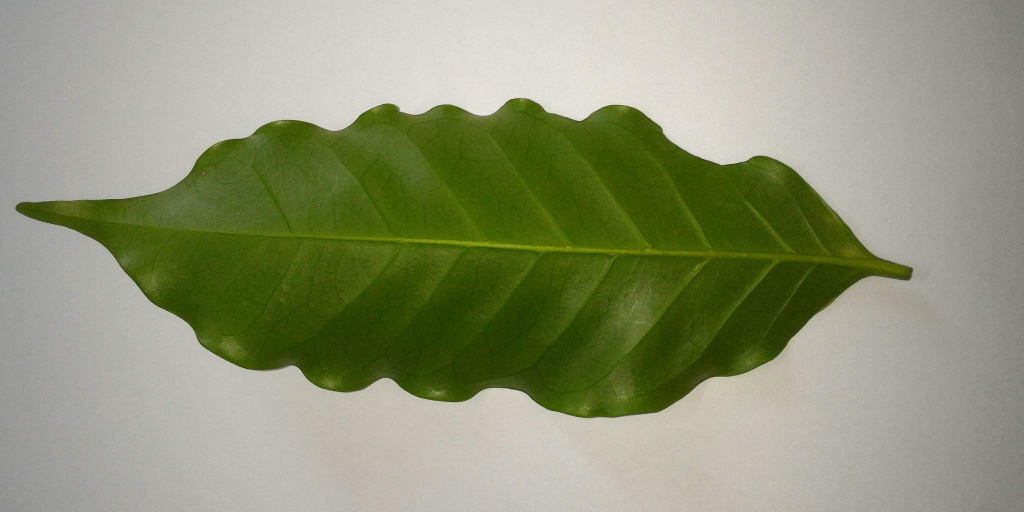
#> input picture app/ml/examples/ex_01.jpg, 2048 x 1024 px (shown at 1/2 size)
$ python sheet_gate.py ../../app/ml/examples/ex_01.jpg
#> lines starting #> are read from the running program, lines starting #| are printed output that depends on the picture; after the words box and inside, x2 and y2 are one past the last pixel; in counts of white or black regions, pixels touching at a corner belong together
"""Image-validity gate for the Jani capture protocol (one leaf flat on a plain page).

Reference implementation for the engine. Port it to TypeScript on a canvas of at most 256 px.
A photo passes only if:
  - at least 30% of pixels look like plain paper (bright, low saturation),
  - the leaf does not run off the frame (at most 15% of the outer 6% band is leaf),
  - the leaf covers at least 8% of the image.
Failing photos get a retake card ("lay the leaf flat on a plain page"), never a diagnosis.
The thresholds were set by the lead on Sat 3 Oct night, looking at the same images that
field_check.py scores. Treat its numbers as in-sample until fresh photos confirm them.
Same idea as the image-validity check in Wadhwani AI's CottonAce.
"""
import numpy as np
from PIL import Image

PAPER_MIN, EDGE_TOUCH_MAX, LEAF_MIN = 0.30, 0.15, 0.08


def gate(path_or_image):
#> called with path_or_image = '../../app/ml/examples/ex_01.jpg'
    im = path_or_image if isinstance(path_or_image, Image.Image) else Image.open(path_or_image)
#> im is the input picture: PIL image 2048x1024 RGB; mean R, G, B 142.8, 147.7, 118.4
    im = im.convert("RGB")
    im.thumbnail((256, 256))
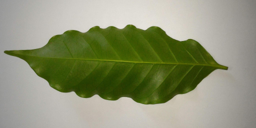
#> im: PIL image 256x128 RGB; mean R, G, B 142.8, 147.7, 118.4
    a = np.asarray(im).astype(np.float32) / 255.0
    mx, mn = a.max(2), a.min(2)
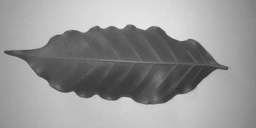
#> mx: shape (128, 256) float32; min 0.204, max 0.91, mean 0.587
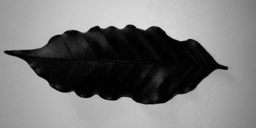
#> mn: shape (128, 256) float32; min 0, max 0.875, mean 0.464
    sat = (mx - mn) / (mx + 1e-6)
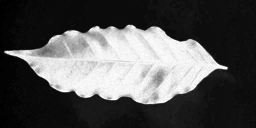
#> sat: shape (128, 256) float32; min 0, max 1, mean 0.329
    paper = (mx > 0.45) & (sat < 0.18)
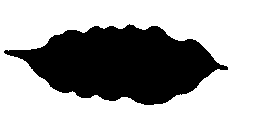
#> paper: shape (128, 256) bool; 66.1% white; 1 black region, box (x1, y1, x2, y2) and area: (4, 24, 228, 105) 11097
    leaf = (sat > 0.22) & (~paper)
#> leaf: shape (128, 256) bool; 33.7% white; 1 white region, box (x1, y1, x2, y2) and area: (4, 24, 228, 105) 11035
    h, w = leaf.shape
#> h = 128; w = 256
    b = max(2, int(0.06 * min(h, w)))
#> b = 7
    border = np.zeros((h, w), dtype=bool)
    border[:b], border[-b:], border[:, :b], border[:, -b:] = True, True, True, True
    paper_frac, touch, leaf_frac = float(paper.mean()), float(leaf[border].mean()), float(leaf.mean())
#> paper_frac = 0.661; touch = 0.00174; leaf_frac = 0.337
    ok = paper_frac >= PAPER_MIN and touch <= EDGE_TOUCH_MAX and leaf_frac >= LEAF_MIN
#> ok = True
    reason = None
    if not ok:
        reason = "no_page" if paper_frac < PAPER_MIN else ("leaf_cut_off" if touch > EDGE_TOUCH_MAX else "leaf_too_small")
    return {"ok": ok, "reason": reason, "paper": round(paper_frac, 3), "edge_touch": round(touch, 3), "leaf": round(leaf_frac, 3)}


if __name__ == "__main__":
    import sys
    for p in sys.argv[1:]:
        print(p, gate(p))

$ run again, on app/ml/examples/ex_03.jpg
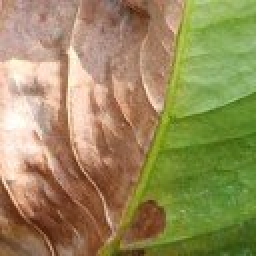
#> input picture app/ml/examples/ex_03.jpg, 128 x 128 px (shown 2 times larger)
#> in gate, im is the input picture: PIL image 128x128 RGB; mean R, G, B 152.6, 139.3, 91.5
#> in gate, `paper = (mx > 0.45) & (sat < 0.18)`:
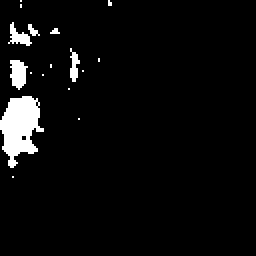
#> paper: shape (128, 128) bool (shown 2 times larger); 4.5% white; 17 white regions (13 under 20 px), largest, box (x1, y1, x2, y2) and area: (0, 48, 22, 84) 481, (5, 30, 14, 45) 95, (4, 11, 16, 23) 64, (35, 24, 40, 41) 50
#> in gate, `leaf = (sat > 0.22) & (~paper)`:
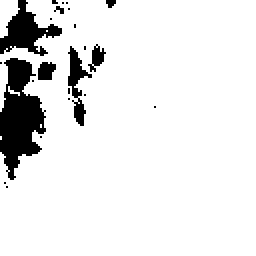
#> leaf: shape (128, 128) bool (shown 2 times larger); 90.4% white; 23 black regions (18 under 20 px), largest, box (x1, y1, x2, y2) and area: (0, 29, 23, 90) 827, (0, 0, 31, 28) 376, (34, 23, 46, 63) 187, (19, 31, 28, 40) 65, (44, 22, 53, 36) 60
#> paper_frac = 0.0449; touch = 0.871; leaf_frac = 0.904
#> ok = False
#> reason = 'no_page'

$ run again, on app/ml/examples/ex_04.jpg
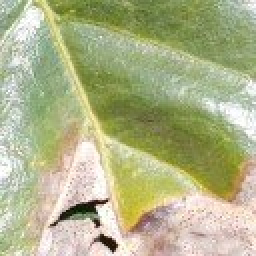
#> input picture app/ml/examples/ex_04.jpg, 128 x 128 px (shown 2 times larger)
#> in gate, im is the input picture: PIL image 128x128 RGB; mean R, G, B 175.7, 179.4, 137.3
#> in gate, `paper = (mx > 0.45) & (sat < 0.18)`:
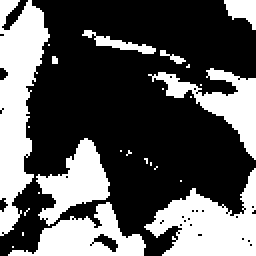
#> paper: shape (128, 128) bool (shown 2 times larger); 35.2% white; 25 white regions (17 under 20 px), largest, box (x1, y1, x2, y2) and area: (0, 0, 25, 118) 1674, (72, 84, 128, 128) 1311, (4, 101, 73, 128) 865
#> in gate, `leaf = (sat > 0.22) & (~paper)`:
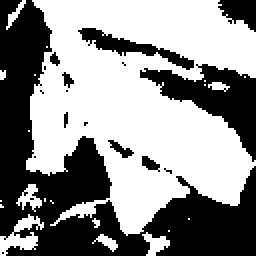
#> leaf: shape (128, 128) bool (shown 2 times larger); 56.1% white; 18 black regions (10 under 20 px), largest, box (x1, y1, x2, y2) and area: (0, 0, 128, 128) 5414, (70, 32, 128, 81) 1075, (39, 14, 97, 35) 334
#> paper_frac = 0.352; touch = 0.328; leaf_frac = 0.561
#> ok = False
#> reason = 'leaf_cut_off'
